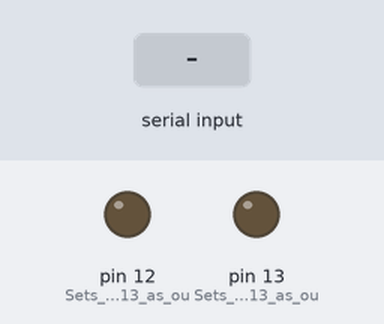
Simulated run of this sketch. Board: Arduino Uno, built with avr-gcc and run on an emulated ATmega328P. Parts: output pins drawn as LEDs (lit = HIGH). The inputs (shaded band) are chosen by the test bench.

Above: at 1.2 s.
1.3 s: "1" received over Serial
At 2.5 s:
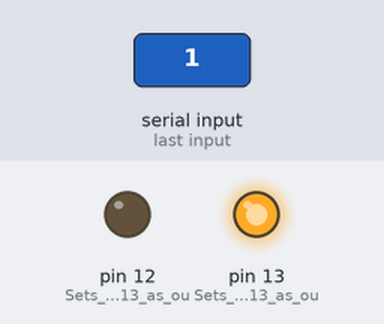
2.8 s: "2" received over Serial
At 3.8 s:
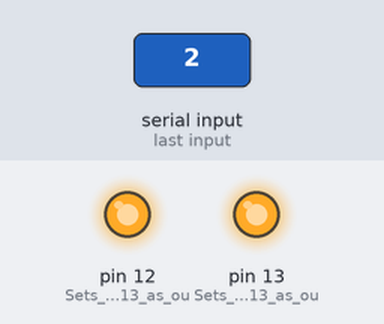
4.3 s: "0" received over Serial
At 5.0 s:
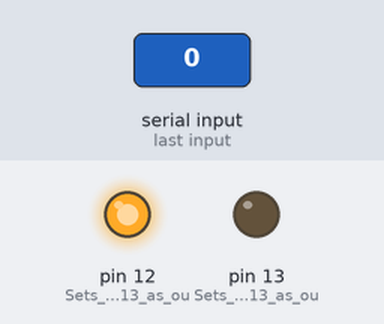
5.8 s: "3" received over Serial
At 6.1 s:
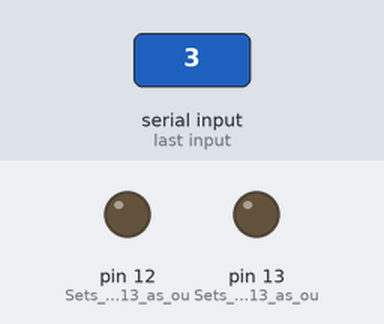
7.3 s: "4" received over Serial
At 8.4 s:
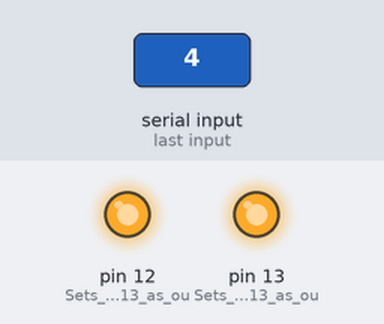
Timing chart, 0 to 9.8 s (numbered marks = the images above; inputs shaded):
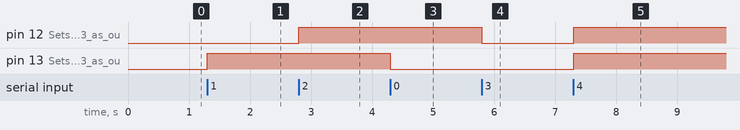

The sketch:

Domotics_System.ino
```cpp
char data = '0';   //Variable for storing received data

void setup()
{
    Serial.begin(9600);         //Sets the data rate in bits per second (baud) for serial data transmission
    pinMode(13, OUTPUT);       //Sets digital pin 13 as output pin for Light
    pinMode(12, OUTPUT);      //Sets digital pin 13 as output pin for Fan
}
void loop()
{
    if(Serial.available() > 0)      // Send data only when you receive data:
    {
        data = Serial.read();        //Read the incoming data and store it into variable data

        // For LED
        if(data == '1')                         //Checks whether value of data is equal to 1
          digitalWrite(13, HIGH);              //If value is 1 then LED turns ON
        else if(data == '0')                  //Checks whether value of data is equal to 0
          digitalWrite(13, LOW);             //If value is 0 then LED turns OFF

        // For Fan
        else if(data == '2')                //Checks whether value of data is equal to 2
          digitalWrite(12, HIGH);          //If value is 2 then Fan turns ON
        else if(data == '3')              //Checks whether value of data is equal to 3
          digitalWrite(12, LOW);         //If value is 3 then Fan turns OFF


        //For ALL ON or OFF
        else if(data == '4')  //Checks whether value of data is equal to 4
        {
            //If value is 4 then LED turns ON
            //If value is 4 then Fan turns ON

            digitalWrite(13, HIGH);
            digitalWrite(12, HIGH);

        }
        else if(data == '5') //Checks whether value of data is equal to 5
        {
            //If value is 5 then LED turns OFF
            //If value is 5 then Fan turns OFF

            digitalWrite(13, LOW);
            digitalWrite(12, LOW);

        }

    }
}
```

Measured:
- after the input at 1.3 s, pin 13 (Sets_digital_pin_13_as_ou): LOW → HIGH at once
- after the input at 2.8 s, pin 12 (Sets_digital_pin_13_as_ou): LOW → HIGH at once
- after the input at 4.3 s, pin 13 (Sets_digital_pin_13_as_ou): HIGH → LOW at once
- after the input at 5.8 s, pin 12 (Sets_digital_pin_13_as_ou): HIGH → LOW at once
- after the input at 7.3 s, pin 12 (Sets_digital_pin_13_as_ou), pin 13 (Sets_digital_pin_13_as_ou): LOW → HIGH at once
